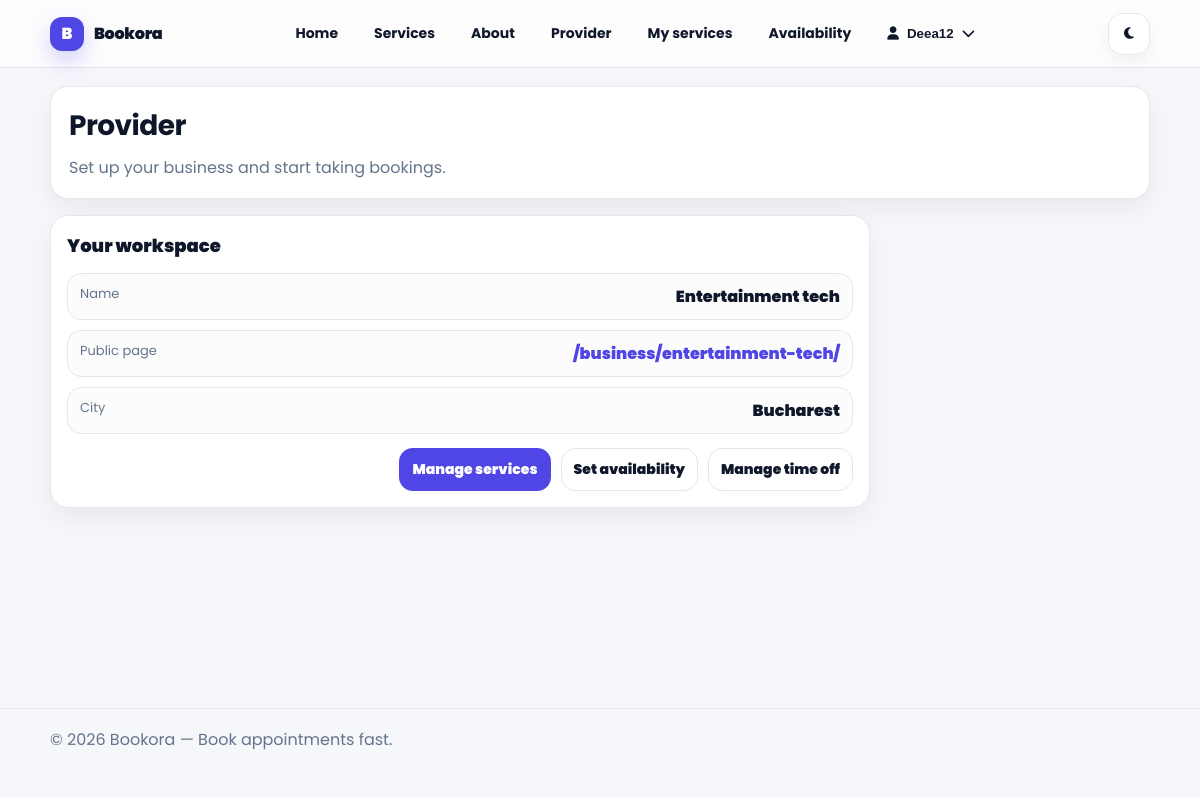
Page /provider/ (signed in) on the committed database.
### users/models.py (models this page shows, shortened)
class CustomUser(AbstractUser):
    class UserType(models.TextChoices):
        CLIENT = "CLIENT", "Client"
        PROVIDER = "PROVIDER", "Provider"
    user_type = models.CharField(
        max_length=20,
        choices=UserType.choices,
        default=UserType.CLIENT,
    )
    phone = models.CharField(max_length=30, blank=True, default="")
    class Meta:
        verbose_name = "User"
        verbose_name_plural = "Users"
        ordering = ["username"]

### booking/models.py (models this page shows, shortened)
class Workspace(models.Model):
    owner = models.ForeignKey(
        settings.AUTH_USER_MODEL,
        on_delete=models.CASCADE,
        related_name="owned_workspaces",
    )
    name = models.CharField(max_length=160)
    slug = models.SlugField(max_length=160, unique=True)
    city = models.CharField(max_length=120, blank=True, default="")
    address = models.CharField(max_length=255, blank=True, default="")
    created_at = models.DateTimeField(auto_now_add=True)
    class Meta:
        ordering = ["name"]

### booking/views.py (the view)
# urls.py: path("provider/", views.provider_home, name="provider_home"),
@login_required(login_url="users:login")
def provider_home(request):
    if not is_provider(request.user):
        messages.error(request, "Only providers can access this page.")
        return redirect("pages:home")
    workspace = Workspace.objects.filter(owner=request.user).first()
    return render(request, "booking/provider_home.html", {"workspace": workspace})

### booking/views.py (called while the page is built)
def is_provider(user) -> bool:
    return getattr(user, "user_type", "") == "PROVIDER"

### templates/booking/provider_home.html (shortened to what this page needs)
{% extends "base.html" %}
{% load static %}
{% block extra_css %}
<link rel="stylesheet" href="{% static 'css/provider.css' %}">
{% endblock %}
{% block content %}
<section class="provider-page">
  <header class="provider-hero">
    <div>
      <h1 class="provider-title">Provider</h1>
      <p class="provider-subtitle">Set up your business and start taking bookings.</p>
    </div>
  </header>
  {% if workspace %}
    <div class="card">
      <h2 class="card-title">Your workspace</h2>
      <div class="rows">
        <div class="row">
          <div class="label">Name</div>
          <div class="value">{{ workspace.name }}</div>
        </div>
        <div class="row">
          <div class="label">Public page</div>
          <div class="value">
            <a href="{% url 'booking:workspace_detail' workspace.slug %}">
              /business/{{ workspace.slug }}/
            </a>
          </div>
        </div>
        {% if workspace.city %}
        <div class="row">
          <div class="label">City</div>
          <div class="value">{{ workspace.city }}</div>
        </div>
        {% endif %}
      </div>
      <div class="actions">
        <a class="btn btn-primary" href="{% url 'booking:provider_services' %}">Manage services</a>
        <a class="btn btn-ghost" href="{% url 'booking:provider_availability' %}">Set availability</a>
        <a class="btn btn-ghost" href="{% url 'booking:provider_timeoff' %}">Manage time off</a>
      </div>
    </div>
  {% endif %}
</section>
{% endblock %}

### templates/base.html (shortened to what this page needs)
<!DOCTYPE html>
{% load static %}
<html lang="en" data-theme="light">
<head>
  <link rel="stylesheet" href="https://cdnjs.cloudflare.com/ajax/libs/font-awesome/6.5.0/css/all.min.css">
  <link rel="stylesheet" href="{% static 'css/base.css' %}">
  {% block extra_css %}{% endblock %}
</head>
<body>
  <header class="site-header">
    <div class="container header-inner">
      <a href="{% url 'pages:home' %}" class="brand-link" aria-label="Bookora home">
        <span class="brand-badge">B</span>
        <strong class="brand-name">Bookora</strong>
      </a>
      <nav id="navbar" class="navbar" aria-label="Primary">
        <ul class="nav-links" id="navLinks">
          <li><a href="{% url 'pages:home' %}" class="nav-link">Home</a></li>
          <li><a href="{% url 'booking:services_list' %}" class="nav-link">Services</a></li>
          <li><a href="{% url 'pages:about' %}" class="nav-link">About</a></li>
          {% if user.is_authenticated %}
            {% if user.user_type == "PROVIDER" %}
              <li><a href="{% url 'booking:provider_home' %}" class="nav-link">Provider</a></li>
              <li><a href="{% url 'booking:provider_services' %}" class="nav-link">My services</a></li>
              <li><a href="{% url 'booking:provider_availability' %}" class="nav-link">Availability</a></li>
            {% endif %}
            <li class="dropdown" id="userDropdown">
              <button class="dropdown-btn" type="button" aria-haspopup="true" aria-expanded="false">
                <i class="fa fa-user"></i>
                <span class="hide-sm">{{ user.username }}</span>
                <i class="fa fa-chevron-down chevron"></i>
              </button>
            </li>
          {% else %}
            <li><a href="{% url 'users:login' %}" class="nav-link">Login</a></li>
            <li><a href="{% url 'users:register' %}" class="nav-link nav-primary">Register</a></li>
          {% endif %}
        </ul>
      </nav>
      <button id="themeToggle" class="icon-btn" aria-label="Toggle theme" title="Toggle theme">
        <i class="fas fa-moon"></i>
      </button>
    </div>
  </header>
  <main class="page container">
    {% block content %}{% endblock %}
  </main>
  <footer class="site-footer">
    <div class="footer-inner container">
      <p>&copy; {% now "Y" %} Bookora — Book appointments fast.</p>
    </div>
  </footer>
</body>
</html>

### static/css/base.css (style rules this page uses)
:root { --bg: #f6f7fb; --card: #ffffff; --text: #0f172a; --muted: #64748b; --border: #e5e7eb; --primary: #4f46e5; --primary-2: #4338ca; --shadow: 0 10px 26px rgba(0,0,0,0.06); }
* { box-sizing:border-box; }
body { margin:0; font-family: "Poppins", system-ui, -apple-system, Segoe UI, Roboto, Arial, sans-serif; background: var(--bg); color: var(--text); }
.container { width: min(1100px, calc(100% - 32px)); margin: 0 auto; }
.page { padding: 18px 0 36px; min-height: calc(100vh - 160px); }
.site-header { position: sticky; top: 0; z-index: 50; background: rgba(255,255,255,0.75); backdrop-filter: blur(10px); border-bottom: 1px solid var(--border); }
.header-inner { display:flex; align-items:center; justify-content:space-between; gap: 14px; padding: 12px 0; }
.brand-link { display:flex; align-items:center; gap: 10px; text-decoration:none; color: var(--text); }
.brand-badge { width: 34px; height: 34px; border-radius: 12px; background: var(--primary); color: #fff; display:flex; align-items:center; justify-content:center; font-weight: 900; box-shadow: 0 10px 22px rgba(79,70,229,0.25); }
.brand-name { font-weight: 900; letter-spacing: -0.02em; }
.nav-links { list-style:none; padding:0; margin:0; display:flex; align-items:center; gap: 10px; }
.nav-link { display:inline-flex; align-items:center; gap: 8px; padding: 10px 12px; border-radius: 14px; text-decoration:none; color: var(--text); border: 1px solid transparent; font-weight: 700; font-size: 14px; }
.dropdown { position: relative; }
.dropdown-btn { display:inline-flex; align-items:center; gap: 8px; padding: 10px 12px; border-radius: 14px; border: 1px solid transparent; background: transparent; color: var(--text); cursor: pointer; font-weight: 800; }
.icon-btn { width: 42px; height: 42px; border-radius: 14px; border: 1px solid var(--border); background: var(--card); color: var(--text); display:inline-flex; align-items:center; justify-content:center; cursor:pointer; box-shadow: 0 8px 18px rgba(0,0,0,0.05); }
.hide-sm { display:inline; }
.site-footer { border-top: 1px solid var(--border); padding: 18px 0; color: var(--muted); }
.footer-inner p { margin:0; }
.btn { display:inline-flex; align-items:center; justify-content:center; gap: 8px; padding: 10px 12px; border-radius: 14px; border: 1px solid var(--border); text-decoration:none; cursor:pointer; font-weight: 900; font-size: 14px; color: var(--text); background: transparent; }
.btn-primary { background: var(--primary); color: #fff; border-color: transparent; }

### static/css/provider.css (style rules this page uses)
.provider-page { display:grid; gap:16px; }
.provider-hero { background: var(--card); border: 1px solid var(--border); border-radius: 18px; padding: 18px; box-shadow: var(--shadow); }
.provider-title { margin:0; font-size:28px; letter-spacing:-0.02em; }
.provider-subtitle { margin:8px 0 0; color: var(--muted); }
.card { background: var(--card); border: 1px solid var(--border); border-radius: 18px; padding: 16px; box-shadow: var(--shadow); display:grid; gap: 14px; max-width: 820px; }
.card-title { margin:0; font-size:18px; font-weight:900; }
.rows { display:grid; gap: 10px; }
.row { display:flex; justify-content:space-between; gap: 12px; padding: 10px 12px; border: 1px solid var(--border); border-radius: 14px; background: rgba(2, 6, 23, 0.01); }
.label { color: var(--muted); font-size: 13px; }
.value { font-weight: 900; text-align:right; }
.value a { color: var(--primary); text-decoration:none; font-weight:900; }
.actions { display:flex; gap: 10px; flex-wrap:wrap; justify-content:flex-end; }

### rows in the picture
CustomUser: username "Deea12"
Workspace: name "Entertainment tech", slug "entertainment-tech", city "Bucharest"
